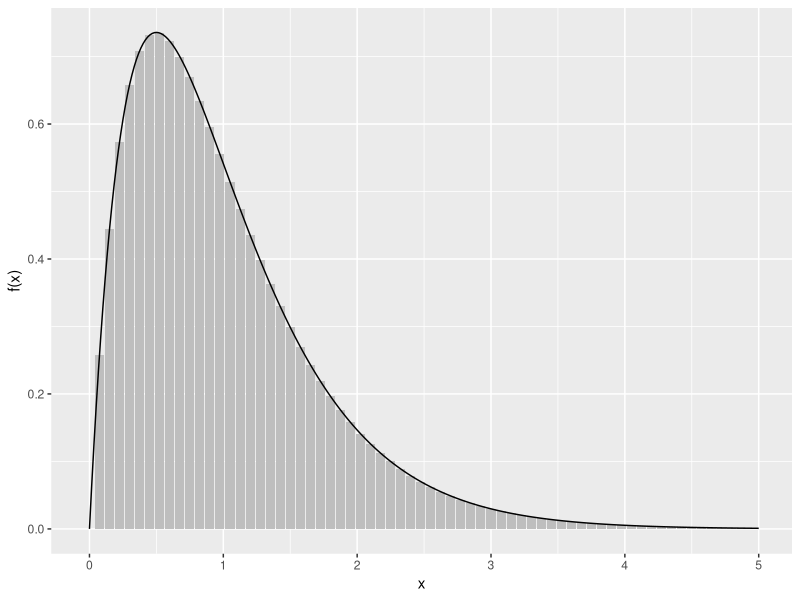
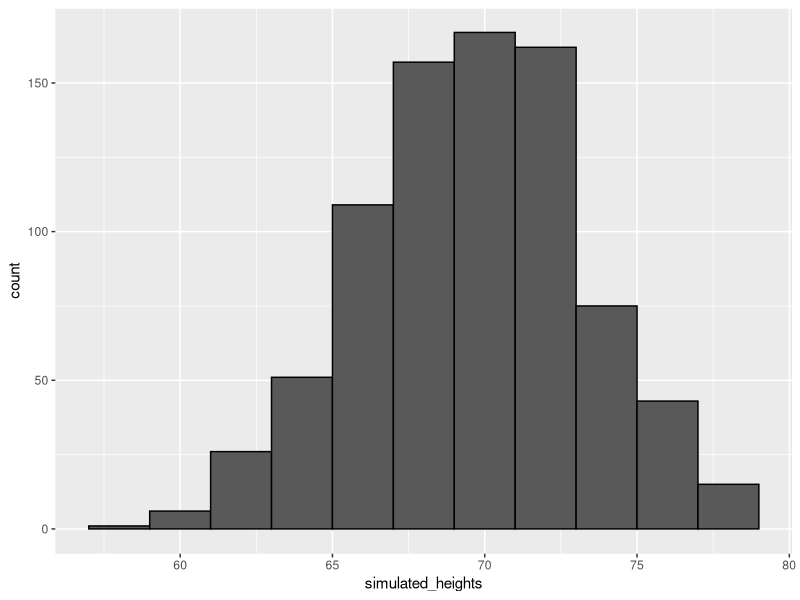
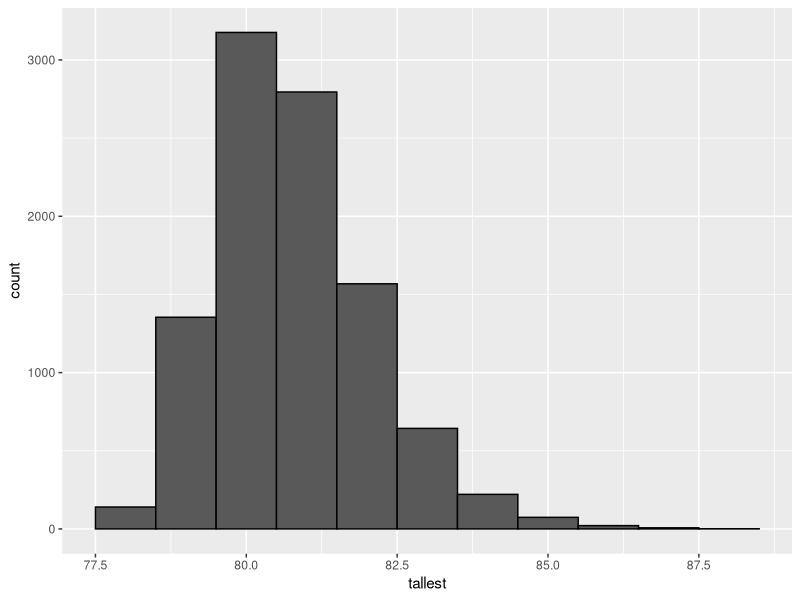

Source code (R) for these figures, in order:
## ---- chunk 1
library(tidyverse)
library(dslabs)
x <- heights |> filter(sex == "Male") |> pull(height)
## ---- chunk 2
F <- function(a) mean(x <= a)
## ---- chunk 3
1 - F(70.5)
## ---- chunk 4
cont <- data.frame(x = seq(0, 5, len = 300), y = dgamma(seq(0, 5, len = 300), 2, 2))
disc <- data.frame(x = seq(0, 5, 0.075), y = dgamma(seq(0, 5, 0.075), 2, 2))
ggplot(mapping = aes(x, y)) +
  geom_col(data = disc, fill = "grey") +
  geom_line(data = cont) +
  ylab("f(x)")
## ---- chunk 5
m <- mean(x)
s <- sd(x)
1 - pnorm(70.5, m, s)
## ---- chunk 6
mean(x < 70.5) - mean(x <= 69.5)
pnorm(70.5, m, s) - pnorm(69.5, m, s)
## ---- chunk 7
n <- length(x)
m <- mean(x)
s <- sd(x)
simulated_heights <- rnorm(n, m, s)
## ---- chunk 8
data.frame(simulated_heights = simulated_heights) |>
  ggplot(aes(simulated_heights)) + 
  geom_histogram(color = "black", binwidth = 2) 
## ---- chunk 9
tallest <- replicate(10000, max(rnorm(800, m, s)))
## ---- chunk 10
mean(tallest >= 7*12)
## ---- chunk 11
data.frame(tallest = tallest) |> ggplot(aes(tallest)) + 
  geom_histogram(color = "black", binwidth = 1) 
